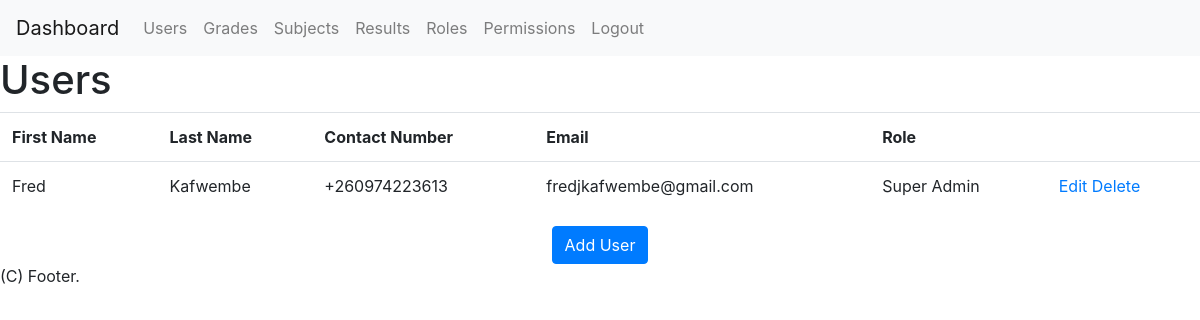
/user (signed in), run on the app's committed database.
### tables this page shows
CREATE TABLE IF NOT EXISTS `users` (
  `user_id` INT(11) NOT NULL AUTO_INCREMENT,
  `role_id_fk` INT(11) NOT NULL,
  `password` VARCHAR(45) NOT NULL,
  `email` VARCHAR(45) NOT NULL,
  `first_name` VARCHAR(45) NOT NULL,
  `last_name` VARCHAR(45) NOT NULL,
  `contact_number` VARCHAR(45) NOT NULL,
  PRIMARY KEY (`user_id`),
  CONSTRAINT `u_role_id_fk`
    FOREIGN KEY (`role_id_fk`)
    REFERENCES `roles` (`role_id`)
    ON DELETE NO ACTION
    ON UPDATE NO ACTION);

### controllers/User.php (called while the page is built, shortened)
<?php
class User extends Controller {
    function index() {
        $this->view->userList = $this->model->readAllUsers(true);
        $this->view->render("user/index");
    }
}
?>

### index.php (called while the page is built, shortened)
<?php
require "./libs/Controller.php";
require "./libs/Model.php";
$app = new Bootstrap();
?>

### libs/Model.php (called while the page is built, shortened)
<?php
class Model {
  function __construct() {
    $this->db = new Database();
  }
}
?>

### models/UserModel.php (called while the page is built, shortened)
<?php
class UserModel extends Model {
    function readAllUsers($includeRoleName = false) {
        $statment = $this->db->prepare(
            "SELECT user_id, role_id_fk, password, email,
            first_name, last_name, contact_number FROM users");
        $statment->execute();
        $userData = $statment->fetchAll();
        return $userData;
    }
}
?>

### libs/Controller.php (called while the page is built, shortened)
<?php
class Controller {
  function loadModel($name) {
    $path = "models/" . $name . "Model.php";
    if(file_exists($path)) {
      $this->model = new $modelName();
    }
  }
}
?>

### views/user/index.php (the view)
<h1>Users</h1>
<table class="table">
  <tr>
    <th>First Name</th>
    <th>Last Name</th>
    <th>Contact Number</th>
    <th>Email</th>
    <th>Role</th>
    <th></th>
  </tr>
  <?php
  foreach($this->userList as $key => $value) {
      echo "<tr>";
      echo "<td>" . $value['first_name'] . "</td>";
      echo "<td>" . $value['last_name'] . "</td>";
      echo "<td>" . $value['contact_number'] . "</td>";
      echo "<td>" . $value['email'] . "</td>";
      echo "<td>" . $value['role_name'] . "</td>";
      echo "<td> <a href='" . URL . "user/edit/" . $value['user_id'] . "'>Edit</a>
            <a href='" . URL . "user/deleteUser/" . $value['user_id'] . "'>Delete</a> </td>";
      echo "</tr>";
  }
?>
</table>
<div class="text-center">
  <form method="post" class="form" action="<?php echo URL; ?>user/add">
    <button type="submit" class="btn btn-primary">Add User</button>
  </form>
</div>

### data on the page
users: first_name "Fred", last_name "Kafwembe", contact_number "+260974223613", email "fredjkafwembe@gmail.com", role_name "Super Admin"
